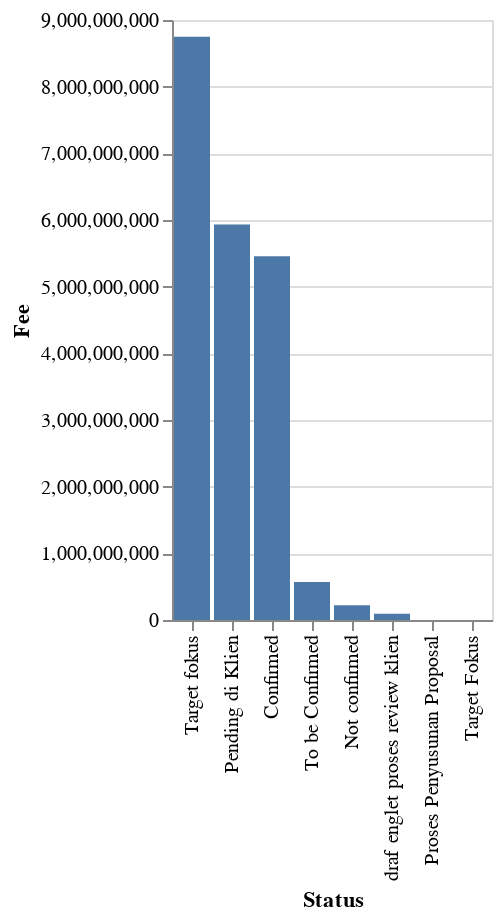

Notebook cell for this chart:
### Code cell
import altair as alt

alt.Chart(df1).mark_bar().encode(
    x=alt.X('Status', sort='-y'),
    y='Fee'
)

### Figure 1 — Vega-Lite specification as saved in the notebook (floating-point values rounded to 4 significant figures)
{"config": {"view": {"continuousWidth": 300, "continuousHeight": 300}}, "data": {"name": "data-be475bb474cbea83d91877c0a8e29bdc"}, "mark": {"type": "bar"}, "encoding": {"x": {"field": "Status", "sort": "-y", "type": "nominal"}, "y": {"field": "Fee", "type": "quantitative"}}, "$schema": "https://vega.github.io/schema/vega-lite/v5.20.1.json", "datasets": {"data-be475bb474cbea83d91877c0a8e29bdc": [{"Status": "Target fokus", "Fee": 8750000000}, {"Status": "Pending di Klien", "Fee": 5932500000}, {"Status": "Confirmed", "Fee": 5456050000}, {"Status": "To be Confirmed", "Fee": 570000000}, {"Status": "Not confirmed", "Fee": 220000000}, {"Status": "draf englet proses review klien", "Fee": 95000000}, {"Status": "Proses Penyusunan Proposal", "Fee": 0}, {"Status": "Target Fokus", "Fee": 0}]}}
